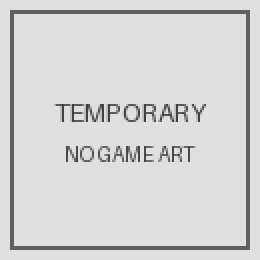
#> input picture assets/resource/base/model/classify/card_embedding/temporary-card.png, 130 x 130 px (shown 2 times larger)
$ python -i evaluate_p_item_embedding.py   (imports and definitions only)
#> lines starting #> are read from the running program, lines starting #| are printed output that depends on the picture
from __future__ import annotations

import io
import sys
import json
import time
import argparse
from typing import Any
from pathlib import Path

import numpy as np
from PIL import Image, ImageDraw, ImageFilter, ImageEnhance

PROJECT_ROOT = Path(__file__).resolve().parents[2]
if str(PROJECT_ROOT) not in sys.path:
    sys.path.insert(0, str(PROJECT_ROOT))

from agent.p_item_recognition.embedding import (
    OnnxPItemEmbedder,
    PItemEmbeddingGallery,
    PItemEmbeddingRecognizer,
)
from agent.p_item_recognition.preprocess import extract_p_item_upgrade_marker


def write_json(path: Path, payload: Any) -> None:
    path.write_text(json.dumps(payload, ensure_ascii=False, indent=2) + "\n", encoding="utf-8")


def normalise_icon(image: Image.Image) -> Image.Image:
    return image.convert("RGB").resize((130, 130), Image.Resampling.LANCZOS)


def jpeg_roundtrip(image: Image.Image, quality: int) -> Image.Image:
    buffer = io.BytesIO()
    image.save(buffer, format="JPEG", quality=quality, subsampling=2)
    buffer.seek(0)
    with Image.open(buffer) as decoded:
        return decoded.convert("RGB")


def perturbations(image: Image.Image) -> dict[str, Image.Image]:
    source = normalise_icon(image)
    variants = {"canonical": source}
    for edge in (64, 56, 40, 32, 28, 20, 16):
        variants[f"low_resolution_{edge}"] = source.resize(
            (edge, edge), Image.Resampling.BILINEAR
        ).resize((130, 130), Image.Resampling.BILINEAR)
    variants["jpeg_quality_40"] = jpeg_roundtrip(source, 40)
    variants["gaussian_blur_0_8"] = source.filter(ImageFilter.GaussianBlur(0.8))
    variants["brightness_0_75"] = ImageEnhance.Brightness(source).enhance(0.75)
    variants["centre_crop_6pct"] = source.crop((8, 8, 122, 122)).resize(
        (130, 130), Image.Resampling.BILINEAR
    )
    edge_ui = source.copy()
    draw = ImageDraw.Draw(edge_ui)
    draw.rectangle((0, 0, 7, 129), fill=(240, 220, 255))
    draw.rectangle((0, 122, 129, 129), fill=(220, 245, 255))
    variants["edge_ui_interference"] = edge_ui
    return variants


# [111 lines left out: functions marker_feature, evaluate_upgrade_marker_metrics, negative_images, not called in this run]


def percentile(values: list[float], value: float) -> float:
    return float(np.percentile(np.asarray(values, dtype=np.float64), value))


# [253 lines left out: functions calibrate_thresholds, summarise_calibrated_exact_ids, main, not called in this run]


# [2 lines not run here, left out]

>>> from PIL import Image
>>> picture = Image.open('../../assets/resource/base/model/classify/card_embedding/temporary-card.png')
#> picture is the input picture: PIL image 130x130 RGB; min 64, max 224, mean 213.2
>>> result = perturbations(picture)
#> after the loop in perturbations, `for edge in (64, 56, 40, 32, 28, 20, 16):`: variants = 8 items
#> in jpeg_roundtrip, `with Image.open(buffer) as decoded:`:
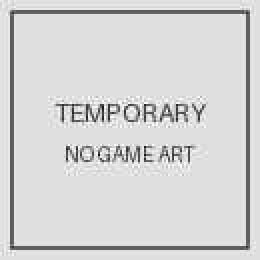
#> decoded: PIL image 130x130 RGB (shown 2 times larger); min 11, max 255, mean 212.8
#> result = 13 items
